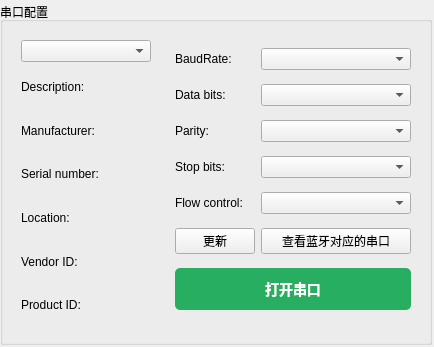
<?xml version="1.0" encoding="UTF-8"?>
<ui version="4.0">
 <class>SerialSettings</class>
 <widget class="QWidget" name="SerialSettings">
  <property name="geometry">
   <rect>
    <x>0</x>
    <y>0</y>
    <width>434</width>
    <height>347</height>
   </rect>
  </property>
  <property name="windowTitle">
   <string>Form</string>
  </property>
  <layout class="QGridLayout" name="gridLayout_4">
   <property name="leftMargin">
    <number>0</number>
   </property>
   <property name="topMargin">
    <number>2</number>
   </property>
   <property name="rightMargin">
    <number>2</number>
   </property>
   <property name="bottomMargin">
    <number>2</number>
   </property>
   <property name="horizontalSpacing">
    <number>2</number>
   </property>
   <property name="verticalSpacing">
    <number>0</number>
   </property>
   <item row="0" column="0">
    <widget class="QGroupBox" name="gridGroupBox">
     <property name="title">
      <string>串口配置</string>
     </property>
     <layout class="QGridLayout" name="gridLayout_3">
      <item row="0" column="0">
       <widget class="QWidget" name="selectBox" native="true">
        <layout class="QGridLayout" name="gridLayout">
         <item row="4" column="0">
          <widget class="QLabel" name="locationLabel">
           <property name="text">
            <string>Location:</string>
           </property>
          </widget>
         </item>
         <item row="1" column="0">
          <widget class="QLabel" name="descriptionLabel">
           <property name="text">
            <string>Description:</string>
           </property>
          </widget>
         </item>
         <item row="2" column="0">
          <widget class="QLabel" name="manufacturerLabel">
           <property name="text">
            <string>Manufacturer:</string>
           </property>
          </widget>
         </item>
         <item row="0" column="0">
          <widget class="QComboBox" name="serialPortInfoListBox"/>
         </item>
         <item row="3" column="0">
          <widget class="QLabel" name="serialNumberLabel">
           <property name="text">
            <string>Serial number:</string>
           </property>
          </widget>
         </item>
         <item row="6" column="0">
          <widget class="QLabel" name="pidLabel">
           <property name="text">
            <string>Product ID:</string>
           </property>
          </widget>
         </item>
         <item row="5" column="0">
          <widget class="QLabel" name="vidLabel">
           <property name="text">
            <string>Vendor ID:</string>
           </property>
          </widget>
         </item>
        </layout>
       </widget>
      </item>
      <item row="0" column="1">
       <widget class="QWidget" name="parametersBox" native="true">
        <layout class="QGridLayout" name="gridLayout_2">
         <item row="0" column="0">
          <widget class="QLabel" name="baudRateLabel">
           <property name="text">
            <string>BaudRate:</string>
           </property>
          </widget>
         </item>
         <item row="0" column="1">
          <widget class="QComboBox" name="baudRateBox"/>
         </item>
         <item row="1" column="0">
          <widget class="QLabel" name="dataBitsLabel">
           <property name="text">
            <string>Data bits:</string>
           </property>
          </widget>
         </item>
         <item row="1" column="1">
          <widget class="QComboBox" name="dataBitsBox"/>
         </item>
         <item row="2" column="0">
          <widget class="QLabel" name="parityLabel">
           <property name="text">
            <string>Parity:</string>
           </property>
          </widget>
         </item>
         <item row="2" column="1">
          <widget class="QComboBox" name="parityBox"/>
         </item>
         <item row="3" column="0">
          <widget class="QLabel" name="stopBitsLabel">
           <property name="text">
            <string>Stop bits:</string>
           </property>
          </widget>
         </item>
         <item row="3" column="1">
          <widget class="QComboBox" name="stopBitsBox"/>
         </item>
         <item row="4" column="0">
          <widget class="QLabel" name="flowControlLabel">
           <property name="text">
            <string>Flow control:</string>
           </property>
          </widget>
         </item>
         <item row="4" column="1">
          <widget class="QComboBox" name="flowControlBox"/>
         </item>
         <item row="5" column="0">
          <widget class="QPushButton" name="pushButton">
           <property name="text">
            <string>更新</string>
           </property>
          </widget>
         </item>
         <item row="5" column="1">
          <widget class="QPushButton" name="bluetoothButton">
           <property name="minimumSize">
            <size>
             <width>150</width>
             <height>0</height>
            </size>
           </property>
           <property name="text">
            <string>查看蓝牙对应的串口</string>
           </property>
          </widget>
         </item>
         <item row="6" column="0" colspan="2">
          <widget class="QPushButton" name="applyButton">
           <property name="styleSheet">
            <string notr="true">QPushButton {
    background-color: #27ae60;
    color: white;
    border: none;
    border-radius: 5px;
    padding: 10px 20px;
    font-size: 14px;
    font-weight: bold;
}

QPushButton:hover {
    background-color: #229954;
}

QPushButton:pressed {
    background-color: #1e8449;
}</string>
           </property>
           <property name="text">
            <string>打开串口</string>
           </property>
          </widget>
         </item>
        </layout>
       </widget>
      </item>
     </layout>
    </widget>
   </item>
  </layout>
 </widget>
 <resources/>
 <connections/>
</ui>
